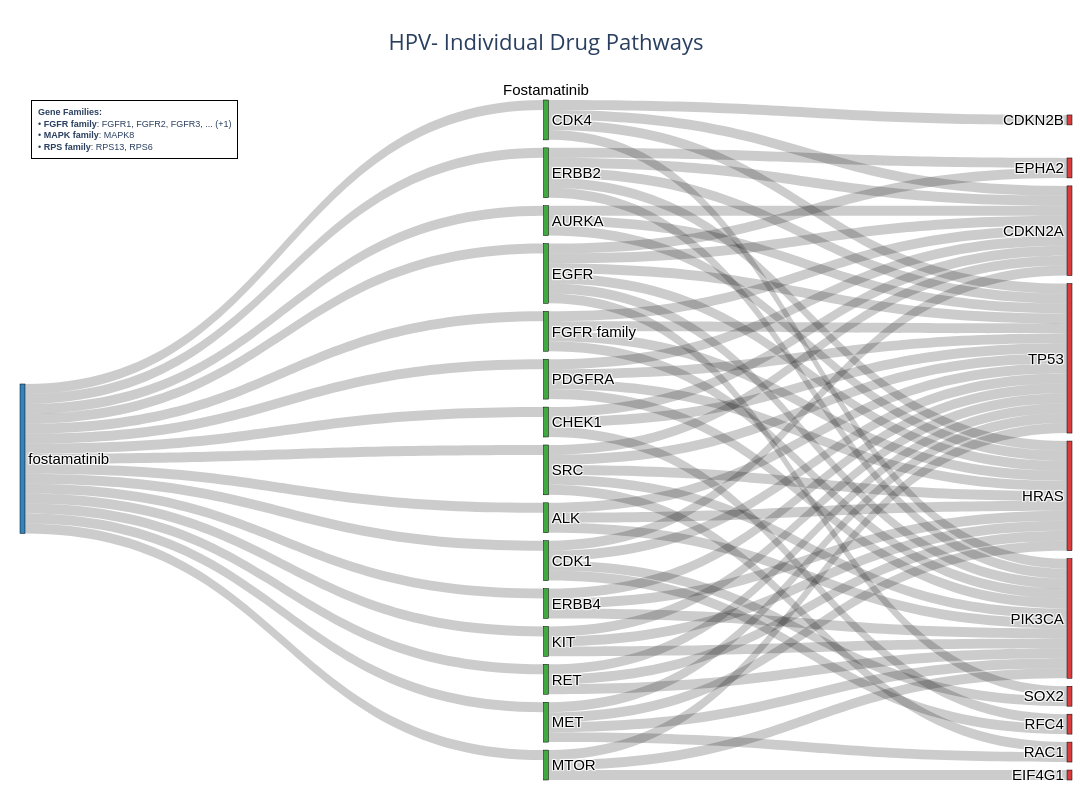
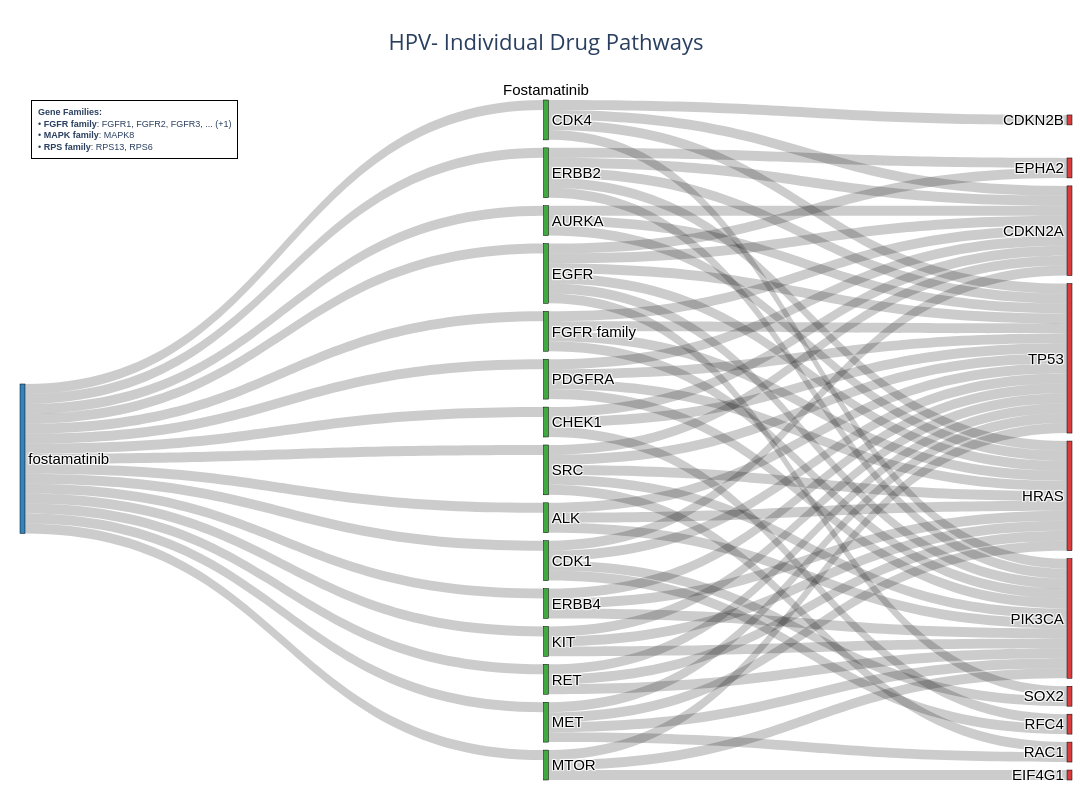

Notebook code cell kept with these figures, in order:
### Code cell
### examples of checking specific genes and drugs
create_single_drug_diagram('fostamatinib', cohort='HPV-')

### Figure 1 — Plotly figure (JSON) as saved in the notebook; plotly's stock layout.template omitted (floating-point values rounded to 4 significant figures)
{"data": [{"arrangement": "snap", "domain": {"x": [0, 1], "y": [0, 1]}, "link": {"color": "rgba(0, 0, 0, 0.2)", "source": [0, 0, 0, 0, 0, 0, 0, 0, 0, 0, 0, 0, 0, 0, 0, 6, 6, 1, 8, 11, 7, 7, 9, 14, 10, 13, 15, 6, 13, 13, 10, 15, 15, 9, 12, 12, 14, 3, 3, 3, 3, 5, 5, 5, 10, 15, 9, 12, 6, 6, 6, 14, 1, 1, 9, 11, 11, 11, 8, 8, 15, 4, 4, 13, 2, 2, 7, 7, 7, 4, 4, 2], "target": [12, 6, 14, 1, 9, 11, 8, 5, 15, 4, 13, 10, 2, 3, 7, 21, 16, 21, 21, 21, 21, 16, 21, 21, 21, 21, 21, 25, 25, 16, 25, 25, 16, 16, 21, 25, 25, 24, 23, 25, 16, 23, 25, 16, 20, 20, 20, 18, 20, 19, 24, 20, 20, 25, 25, 20, 25, 22, 20, 25, 22, 25, 21, 20, 20, 25, 20, 19, 25, 17, 16, 16], "value": [1, 1, 1, 1, 1, 1, 1, 1, 1, 1, 1, 1, 1, 1, 1, 1, 1, 1, 1, 1, 1, 1, 1, 1, 1, 1, 1, 1, 1, 1, 1, 1, 1, 1, 1, 1, 1, 1, 1, 1, 1, 1, 1, 1, 1, 1, 1, 1, 1, 1, 1, 1, 1, 1, 1, 1, 1, 1, 1, 1, 1, 1, 1, 1, 1, 1, 1, 1, 1, 1, 1, 1]}, "node": {"color": ["rgba(31, 119, 180, 0.9)", "rgba(44, 160, 44, 0.9)", "rgba(44, 160, 44, 0.9)", "rgba(44, 160, 44, 0.9)", "rgba(44, 160, 44, 0.9)", "rgba(44, 160, 44, 0.9)", "rgba(44, 160, 44, 0.9)", "rgba(44, 160, 44, 0.9)", "rgba(44, 160, 44, 0.9)", "rgba(44, 160, 44, 0.9)", "rgba(44, 160, 44, 0.9)", "rgba(44, 160, 44, 0.9)", "rgba(44, 160, 44, 0.9)", "rgba(44, 160, 44, 0.9)", "rgba(44, 160, 44, 0.9)", "rgba(44, 160, 44, 0.9)", "rgba(214, 39, 40, 0.9)", "rgba(214, 39, 40, 0.9)", "rgba(214, 39, 40, 0.9)", "rgba(214, 39, 40, 0.9)", "rgba(214, 39, 40, 0.9)", "rgba(214, 39, 40, 0.9)", "rgba(214, 39, 40, 0.9)", "rgba(214, 39, 40, 0.9)", "rgba(214, 39, 40, 0.9)", "rgba(214, 39, 40, 0.9)"], "label": ["fostamatinib", "ALK", "AURKA", "CDK1", "CDK4", "CHEK1", "EGFR", "ERBB2", "ERBB4", "FGFR family", "KIT", "MET", "MTOR", "PDGFRA", "RET", "SRC", "CDKN2A", "CDKN2B", "EIF4G1", "EPHA2", "HRAS", "PIK3CA", "RAC1", "RFC4", "SOX2", "TP53"], "line": {"color": "black", "width": 0.5}, "pad": 8, "thickness": 5}, "textfont": {"color": "black", "family": "Arial", "size": 15}, "type": "sankey", "valueformat": ".0f"}], "layout": {"annotations": [{"font": {"color": "black", "family": "Arial", "size": 15}, "showarrow": false, "text": "Fostamatinib", "x": 0.5, "xanchor": "center", "xref": "paper", "y": 1, "yanchor": "bottom", "yref": "paper"}, {"align": "left", "bgcolor": "rgba(255, 255, 255, 0.9)", "bordercolor": "black", "borderpad": 6, "borderwidth": 1, "font": {"family": "Arial", "size": 9}, "showarrow": false, "text": "<b>Gene Families:</b><br>• <b>FGFR family</b>: FGFR1, FGFR2, FGFR3, ... (+1)<br>• <b>MAPK family</b>: MAPK8<br>• <b>RPS family</b>: RPS13, RPS6", "x": 0.01, "xanchor": "left", "xref": "paper", "y": 1, "yanchor": "top", "yref": "paper"}], "font": {"size": 14}, "height": 800, "margin": {"b": 20, "l": 20, "r": 20, "t": 100}, "showlegend": false, "title": {"font": {"size": 22}, "text": "HPV- Individual Drug Pathways<br>", "x": 0.5, "xanchor": "center"}, "width": 1200}}

### Figure 2 — Plotly figure (JSON) as saved in the notebook; plotly's stock layout.template omitted (floating-point values rounded to 4 significant figures)
{"data": [{"arrangement": "snap", "domain": {"x": [0, 1], "y": [0, 1]}, "link": {"color": "rgba(0, 0, 0, 0.2)", "source": [0, 0, 0, 0, 0, 0, 0, 0, 0, 0, 0, 0, 0, 0, 0, 6, 6, 1, 8, 11, 7, 7, 9, 14, 10, 13, 15, 6, 13, 13, 10, 15, 15, 9, 12, 12, 14, 3, 3, 3, 3, 5, 5, 5, 10, 15, 9, 12, 6, 6, 6, 14, 1, 1, 9, 11, 11, 11, 8, 8, 15, 4, 4, 13, 2, 2, 7, 7, 7, 4, 4, 2], "target": [12, 6, 14, 1, 9, 11, 8, 5, 15, 4, 13, 10, 2, 3, 7, 21, 16, 21, 21, 21, 21, 16, 21, 21, 21, 21, 21, 25, 25, 16, 25, 25, 16, 16, 21, 25, 25, 24, 23, 25, 16, 23, 25, 16, 20, 20, 20, 18, 20, 19, 24, 20, 20, 25, 25, 20, 25, 22, 20, 25, 22, 25, 21, 20, 20, 25, 20, 19, 25, 17, 16, 16], "value": [1, 1, 1, 1, 1, 1, 1, 1, 1, 1, 1, 1, 1, 1, 1, 1, 1, 1, 1, 1, 1, 1, 1, 1, 1, 1, 1, 1, 1, 1, 1, 1, 1, 1, 1, 1, 1, 1, 1, 1, 1, 1, 1, 1, 1, 1, 1, 1, 1, 1, 1, 1, 1, 1, 1, 1, 1, 1, 1, 1, 1, 1, 1, 1, 1, 1, 1, 1, 1, 1, 1, 1]}, "node": {"color": ["rgba(31, 119, 180, 0.9)", "rgba(44, 160, 44, 0.9)", "rgba(44, 160, 44, 0.9)", "rgba(44, 160, 44, 0.9)", "rgba(44, 160, 44, 0.9)", "rgba(44, 160, 44, 0.9)", "rgba(44, 160, 44, 0.9)", "rgba(44, 160, 44, 0.9)", "rgba(44, 160, 44, 0.9)", "rgba(44, 160, 44, 0.9)", "rgba(44, 160, 44, 0.9)", "rgba(44, 160, 44, 0.9)", "rgba(44, 160, 44, 0.9)", "rgba(44, 160, 44, 0.9)", "rgba(44, 160, 44, 0.9)", "rgba(44, 160, 44, 0.9)", "rgba(214, 39, 40, 0.9)", "rgba(214, 39, 40, 0.9)", "rgba(214, 39, 40, 0.9)", "rgba(214, 39, 40, 0.9)", "rgba(214, 39, 40, 0.9)", "rgba(214, 39, 40, 0.9)", "rgba(214, 39, 40, 0.9)", "rgba(214, 39, 40, 0.9)", "rgba(214, 39, 40, 0.9)", "rgba(214, 39, 40, 0.9)"], "label": ["fostamatinib", "ALK", "AURKA", "CDK1", "CDK4", "CHEK1", "EGFR", "ERBB2", "ERBB4", "FGFR family", "KIT", "MET", "MTOR", "PDGFRA", "RET", "SRC", "CDKN2A", "CDKN2B", "EIF4G1", "EPHA2", "HRAS", "PIK3CA", "RAC1", "RFC4", "SOX2", "TP53"], "line": {"color": "black", "width": 0.5}, "pad": 8, "thickness": 5}, "textfont": {"color": "black", "family": "Arial", "size": 15}, "type": "sankey", "valueformat": ".0f"}], "layout": {"annotations": [{"font": {"color": "black", "family": "Arial", "size": 15}, "showarrow": false, "text": "Fostamatinib", "x": 0.5, "xanchor": "center", "xref": "paper", "y": 1, "yanchor": "bottom", "yref": "paper"}, {"align": "left", "bgcolor": "rgba(255, 255, 255, 0.9)", "bordercolor": "black", "borderpad": 6, "borderwidth": 1, "font": {"family": "Arial", "size": 9}, "showarrow": false, "text": "<b>Gene Families:</b><br>• <b>FGFR family</b>: FGFR1, FGFR2, FGFR3, ... (+1)<br>• <b>MAPK family</b>: MAPK8<br>• <b>RPS family</b>: RPS13, RPS6", "x": 0.01, "xanchor": "left", "xref": "paper", "y": 1, "yanchor": "top", "yref": "paper"}], "font": {"size": 14}, "height": 800, "margin": {"b": 20, "l": 20, "r": 20, "t": 100}, "showlegend": false, "title": {"font": {"size": 22}, "text": "HPV- Individual Drug Pathways<br>", "x": 0.5, "xanchor": "center"}, "width": 1200}}
